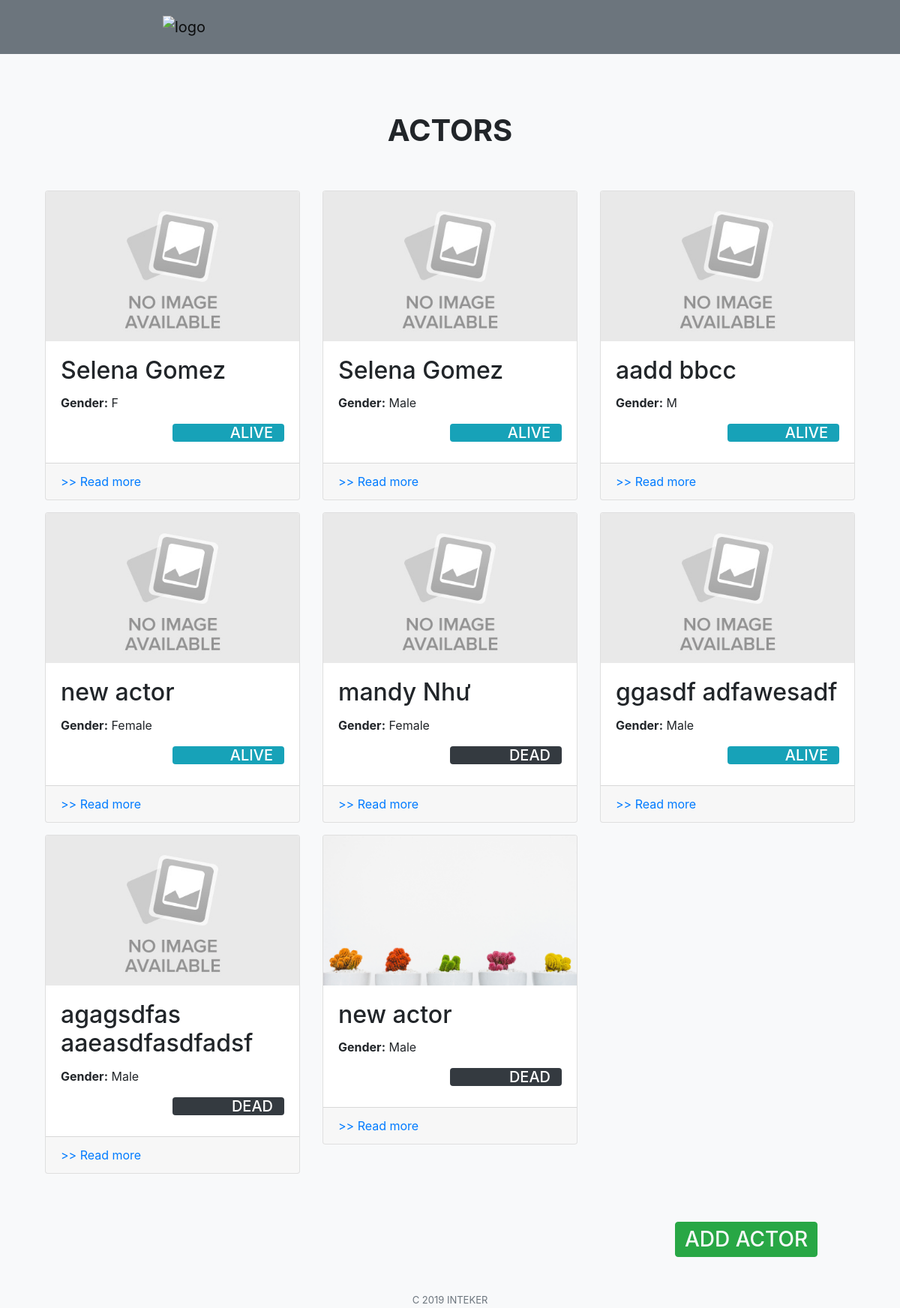
/home/actors/, run on an earlier commit of the app's database.
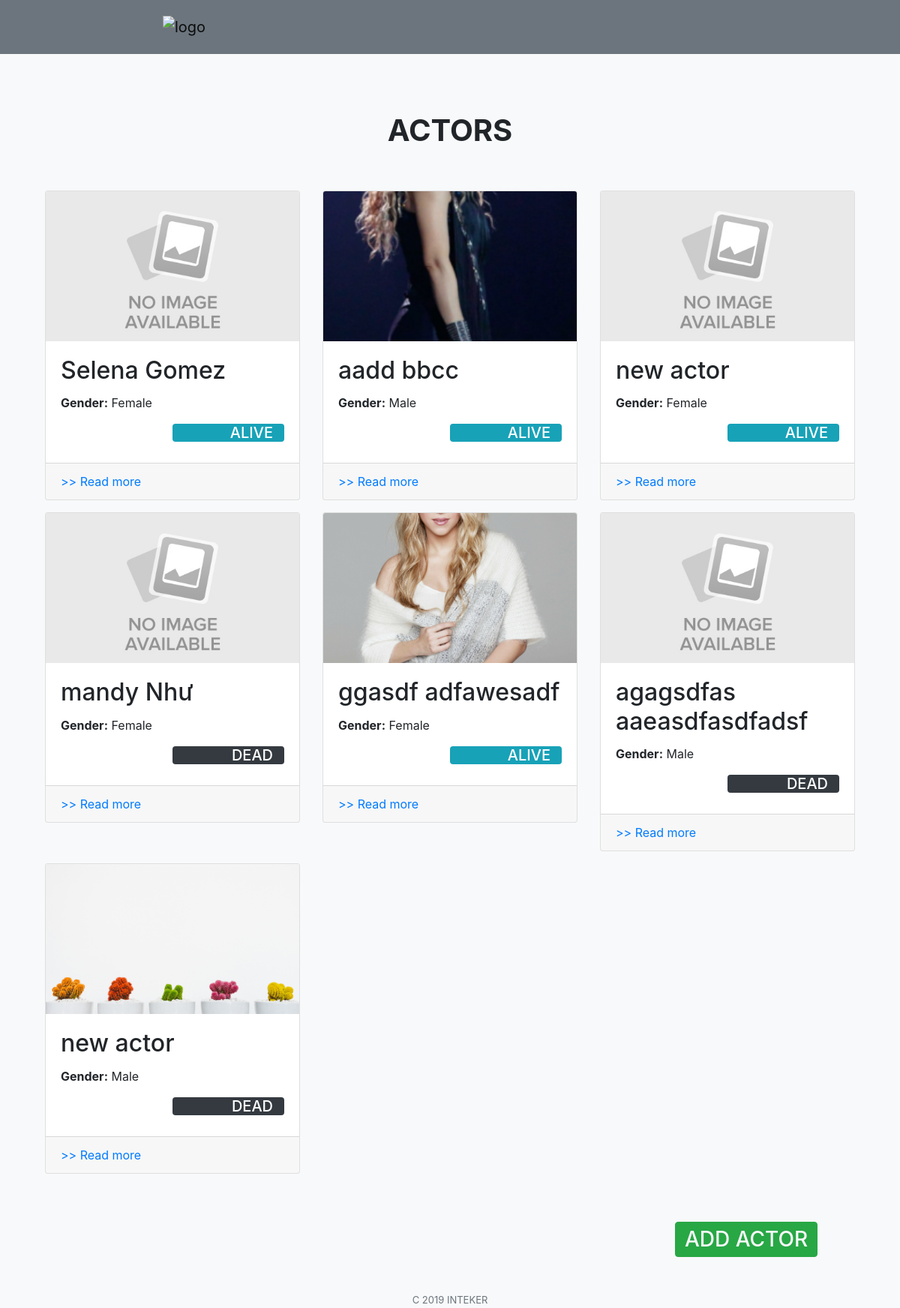
And on a later commit of the database.
### intekimdb/models.py (models this page shows, shortened)
class Actor(models.Model):
    portrait = models.ImageField(upload_to='pic_folder/portrait/', default='pic_folder/no-img.jpg')
    firstname = models.CharField(max_length=50)
    lastname = models.CharField(max_length=50)
    birthday = models.DateTimeField(default=now())
    sex = models.CharField(max_length=6,
                           choices=(
                               ('Male', 'Male'),
                               ('Female', 'Female')
                           ), default='Male'
                           )
    nationality = models.CharField(max_length=15,
                                   choices=choice
                                   )
    alive = models.BooleanField(default=True)
    portrait = models.ImageField(upload_to = 'pic_folder/portrait', default = 'pic_folder/no-img.jpg')
    comments = GenericRelation(Comment)
    class Meta:
        verbose_name = "Actor"
        verbose_name_plural = "Actors"

### intekimdb/views.py (the view)
# urls.py: path('actors/', views.ActorListView.as_view(), name='actor_list'),
class ActorListView(ListView):
    model = Actor
    paginate_by = 100  # if pagination is desired
    def get_context_data(self, **kwargs):
        context = super().get_context_data(**kwargs)
        return context

### templates/intekimdb/actor_list.html (shortened to what this page needs)
{% extends "home.html" %}
{% load add_attr %}
{% block content %}
<div class="row justify-content-center mb-5">
    <h1 class="font-weight-bold text-uppercase">Actors</h1>
</div>
<div class="row mb-3 mx-auto">
    {% for actor in object_list %}
    <div class="col-4">
        <div class="card mb-3">
            <img src="{{ actor.portrait.url }}" class="card-img-top img-ava">
            <div class="card-body">
                <h2 class="card-title">
                    {{ actor.firstname}} {{ actor.lastname }}
                </h2>
                <p class="card-text">
                    <strong>Gender:</strong> {{ actor.sex }}
                </p>
                <footer class="">
                    {% if actor.alive %}
                    <div class="bg-info col-6 ml-auto rounded">
                        <h5 class="text-right text-white">ALIVE</h5>
                    </div>
                    {% else %}
                    <div class="bg-dark col-6 ml-auto rounded">
                        <h5 class="text-right text-white">DEAD</h5>
                    </div>
                    {% endif %}
                </footer>
            </div>
            <a href="{% url 'intekimdb:actor_detail' actor.id %}" class="card-link card-footer">
                <p class="mb-0">>> Read more</p>
            </a>
        </div>
    </div>
    {% endfor %}
</div>
<div class="row mt-5">
    <div class="col-3 ml-auto">
        <a href="{% url 'intekimdb:actor_create' %}">
            <div class="btn btn-success">
                <h3 class="text-light mb-0">ADD ACTOR</h3>
            </div>
        </a>
    </div>
</div>
{% endblock %}

### templates/home.html (shortened to what this page needs)
{% extends 'base.html' %}
{% block nav %}
{% if user.is_authenticated %}
<nav class="navbar fixed-top navbar-expand-lg navbar-light bg-secondary mb-4 pl-5 pr-5">
    <div class="container col-9">
    <a href="{% url 'home' %}" class="nav-link">
        <img src="https://cdn.itviec.com/employers/intek-institute-of-applied-technology/logo/w170/ww5hEKU4Gqg385c6WkpmsdiN/intek-institute-of-applied-technology-logo.png" alt="logo" class="navbar-brand" width="60px">
    </a>
    <button class="navbar-toggler" type="button" data-toggle="collapse" data-target="#navbarSupportedContent" aria-controls="navbarSupportedContent" aria-expanded="false" aria-label="Toggle navigation">
            <span class="navbar-toggler-icon"></span>
    </button>
    <div class="collapse navbar-collapse" id="navbarSupportedContent">
        <div class="col-6 category" id="nav-list">
            <ul class="navbar-nav d-flex">
                <li class="nav-item">
                    <a href="{% url 'intekimdb:movie_list' %}" class="nav-link text-white">Movies</a>
                </li>
                <li class="nav-item">
                    <a href="{% url 'intekimdb:actor_list' %}" class="nav-link text-white">Actors</a>
                </li>
                <li class="nav-item">
                    <a href="{% url 'intekimdb:award_list' %}" class="nav-link text-white">Awards</a>
                </li>
            </ul>
        </div>
        <div class="col-4 ml-auto logout">
            <ul class="navbar-nav d-flex justify-content-end">
                <li class="nav-item">
                    <a href="{% url 'account:account' %}" class="nav-link text-light">{{ user.username }}</a>
                </li>
                <li class="nav-item">
                    <a href="{% url 'logout' %}" class="nav-link text-light">Logout</a>
                </li>
            </ul>
        </div>
    </div>
    <script>
        $(function() {
            if ($(window).width() < 992) {
                $('#nav-list').addClass('justify-content-end');
                $("#nav-list").addClass('ml-auto');
                $("#nav-list").addClass('col-4');
                $("#nav-list").removeClass('col-6');
                $(".nav-link").addClass('text-right');
            } else if ($(window).width() >= 992) {
                $('.nav-link').removeClass('text-right');
                $('#nav-list').addClass('col-6');
                $('#nav-list').removeClass('col-4');
            }
        });
    </script>
    </div>
</nav>
{% else %}
<nav  class="navbar fixed-top navbar-expand-lg navbar-light bg-secondary mb-4 pl-5 pr-5">
    <div class="container col-9">
    <a href="{% url 'base' %}" class="nav-link">
        <img src="https://cdn.itviec.com/employers/intek-institute-of-applied-technology/logo/w170/ww5hEKU4Gqg385c6WkpmsdiN/intek-institute-of-applied-technology-logo.png" alt="logo" class="navbar-brand" width="60px">
    </a>
</div>
</nav>
{% endif %}
{% endblock %}

### templates/base.html (shortened to what this page needs)
{% load static %}
<!DOCTYPE html>
<html>
<head>
    <link rel="stylesheet" href="https://stackpath.bootstrapcdn.com/bootstrap/4.3.1/css/bootstrap.min.css">
    <link rel="stylesheet" href="//code.jquery.com/ui/1.12.1/themes/base/jquery-ui.css">
    <link rel="stylesheet" href="{% static 'style.css' %}" type="text/css">
</head>
<body class="bg-light">
    {% block nav %}
    {% endblock %}
    <div style="height: 150px"></div>
    <main class="container flex-wrap">
        {% block content %}
        {% endblock %}
    </main>
    <footer class="container">
        <p class="text-muted text-center mt-5" style="font-size: 13px">C 2019 INTEKER</p>
    </footer>
</body>
</html>

### static/style.css (style rules this page uses)
body { width: 100%; height: 500px; background-color: lightgray; background-repeat: no-repeat; background-position: top; background-attachment: fixed; background-size: cover; }
.img-ava { height: 200px; object-fit: cover; }

What changed in the data, as far as the page shows it:
removed Actor: portrait (placeholder picture), firstname "Selena", lastname "Gomez", sex "Male", alive "ALIVE"
changed Actor "Selena": sex "F" → "Female"
changed Actor "aadd": portrait: picture added in place of a placeholder; sex "M" → "Male"
changed Actor "ggasdf": portrait: picture added in place of a placeholder; sex "Male" → "Female"
